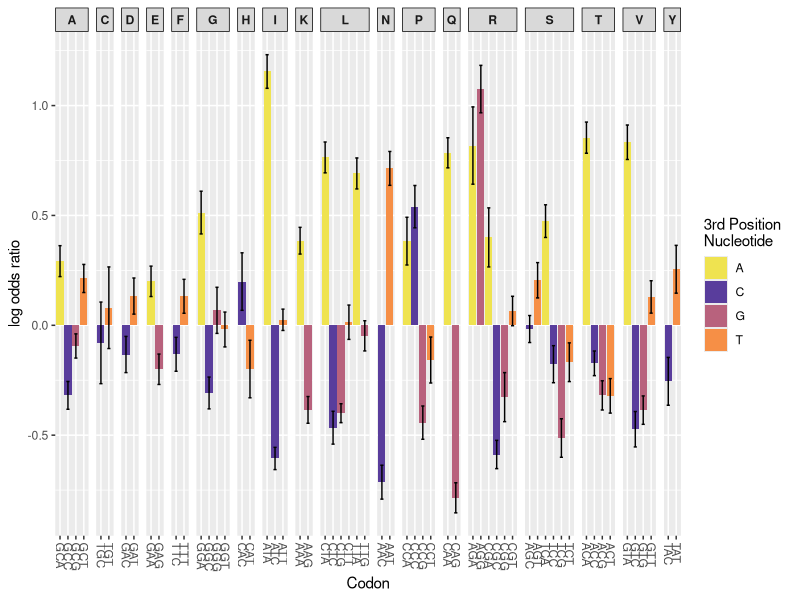

The R source for this figure:
library(ggplot2)

#Reading in the Trans.FCC log odds
data = read.csv("log_odds_results_Trans.FCC.csv", h = TRUE)

pdf("figure_2B.pdf", width = 10, height = 5) #Creating a blank PDF file
fig2B = ggplot(data, aes(x = Codon, y = Log_Odds)) + #Creating a ggplot with the log odds assigned to the Y axis and the codons on the X 
	geom_col(aes(fill = Last_base)) + #Adding bars that are coloured by the third base of the codon
	scale_fill_manual(values = c("#EFE350FF", "#593D9CFF", "#B8627DFF", "#F68F46FF")) + #assigning the bar colours to the 4 nucleotide
	geom_errorbar(aes(ymin = Log_Odds - Std_Error, ymax = Log_Odds + Std_Error, width = 0.4), colour = "black") + #Adding error bars
	facet_grid(~Amino_acid, scales = "free_x", space = "free_x") + #Separating the codons by their respective amino acids 
	scale_x_discrete(guide = guide_axis(angle = -90)) + #Rotating x-axis labels 
	labs(x = "Codon", y = "log odds ratio", fill = "3rd Position \nNucleotide") + #Labelling axis
	theme(strip.text.x = element_text(face = "bold"), strip.background = element_rect(color = "black")) #Making the amino acid labels bold and the outline of the box label black
print(fig2B)
dev.off()
